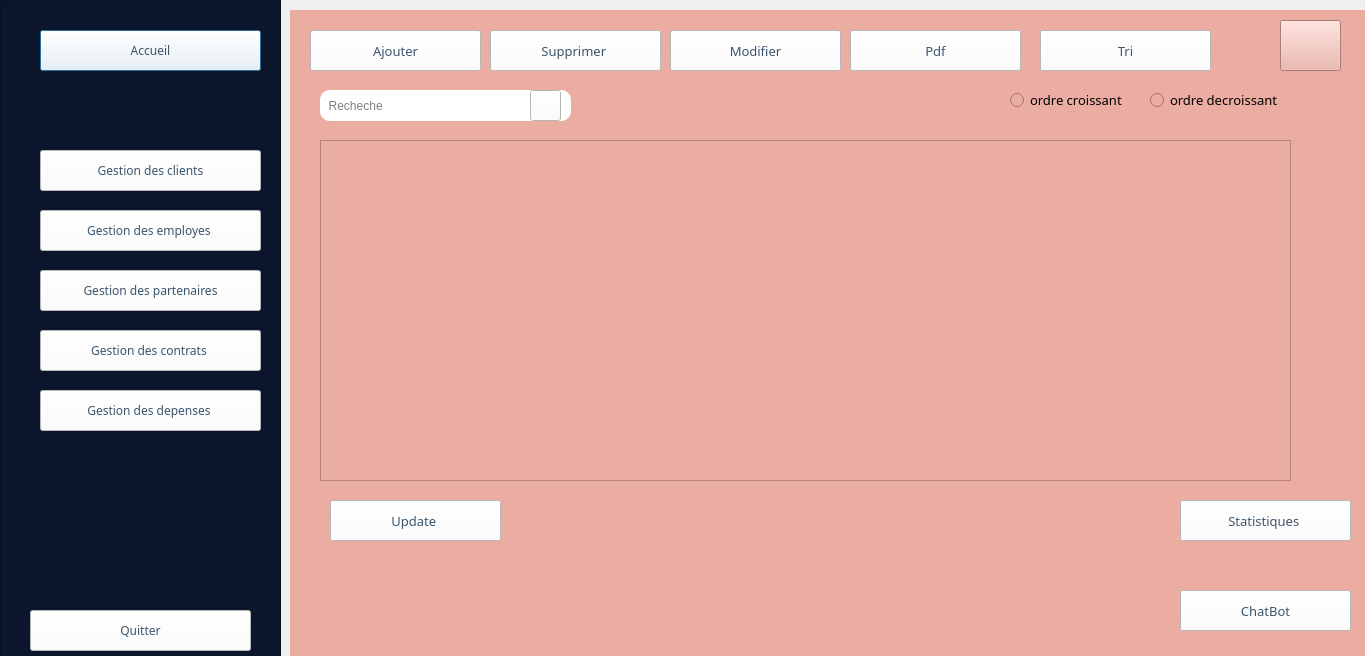
<?xml version="1.0" encoding="UTF-8"?>
<ui version="4.0">
 <class>interface</class>
 <widget class="QDialog" name="interface">
  <property name="geometry">
   <rect>
    <x>0</x>
    <y>0</y>
    <width>1365</width>
    <height>656</height>
   </rect>
  </property>
  <property name="windowTitle">
   <string>Dialog</string>
  </property>
  <widget class="QFrame" name="frame">
   <property name="geometry">
    <rect>
     <x>0</x>
     <y>0</y>
     <width>281</width>
     <height>791</height>
    </rect>
   </property>
   <property name="styleSheet">
    <string notr="true">background-color: rgb(11, 22, 44);</string>
   </property>
   <property name="frameShape">
    <enum>QFrame::StyledPanel</enum>
   </property>
   <property name="frameShadow">
    <enum>QFrame::Raised</enum>
   </property>
   <widget class="QPushButton" name="pushButton">
    <property name="geometry">
     <rect>
      <x>40</x>
      <y>30</y>
      <width>221</width>
      <height>41</height>
     </rect>
    </property>
    <property name="font">
     <font>
      <family>Showcard Gothic</family>
     </font>
    </property>
    <property name="styleSheet">
     <string notr="true">background-color: rgb(255, 255, 255);
color: rgb(59, 85, 109);
  padding: 10px ;</string>
    </property>
    <property name="text">
     <string>Accueil</string>
    </property>
   </widget>
   <widget class="QPushButton" name="pushButton_2">
    <property name="geometry">
     <rect>
      <x>40</x>
      <y>150</y>
      <width>221</width>
      <height>41</height>
     </rect>
    </property>
    <property name="font">
     <font>
      <family>Showcard Gothic</family>
     </font>
    </property>
    <property name="styleSheet">
     <string notr="true">background-color: rgb(255, 255, 255);
color: rgb(59, 85, 109);</string>
    </property>
    <property name="text">
     <string>Gestion des clients</string>
    </property>
   </widget>
   <widget class="QPushButton" name="pushButton_3">
    <property name="geometry">
     <rect>
      <x>40</x>
      <y>210</y>
      <width>221</width>
      <height>41</height>
     </rect>
    </property>
    <property name="font">
     <font>
      <family>Showcard Gothic</family>
     </font>
    </property>
    <property name="styleSheet">
     <string notr="true">background-color: rgb(255, 255, 255);
color: rgb(59, 85, 109);</string>
    </property>
    <property name="text">
     <string>Gestion des employes </string>
    </property>
   </widget>
   <widget class="QPushButton" name="pushButton_4">
    <property name="geometry">
     <rect>
      <x>40</x>
      <y>270</y>
      <width>221</width>
      <height>41</height>
     </rect>
    </property>
    <property name="font">
     <font>
      <family>Showcard Gothic</family>
     </font>
    </property>
    <property name="styleSheet">
     <string notr="true">background-color: rgb(255, 255, 255);
color: rgb(59, 85, 109);</string>
    </property>
    <property name="text">
     <string>Gestion des partenaires</string>
    </property>
   </widget>
   <widget class="QPushButton" name="pushButton_5">
    <property name="geometry">
     <rect>
      <x>40</x>
      <y>330</y>
      <width>221</width>
      <height>41</height>
     </rect>
    </property>
    <property name="font">
     <font>
      <family>Showcard Gothic</family>
     </font>
    </property>
    <property name="styleSheet">
     <string notr="true">background-color: rgb(255, 255, 255);
color: rgb(59, 85, 109);</string>
    </property>
    <property name="text">
     <string>Gestion des contrats </string>
    </property>
   </widget>
   <widget class="QPushButton" name="pushButton_6">
    <property name="geometry">
     <rect>
      <x>40</x>
      <y>390</y>
      <width>221</width>
      <height>41</height>
     </rect>
    </property>
    <property name="font">
     <font>
      <family>Showcard Gothic</family>
     </font>
    </property>
    <property name="styleSheet">
     <string notr="true">background-color: rgb(255, 255, 255);
color: rgb(59, 85, 109);</string>
    </property>
    <property name="text">
     <string>Gestion des depenses </string>
    </property>
   </widget>
   <widget class="QPushButton" name="pushButton_7">
    <property name="geometry">
     <rect>
      <x>30</x>
      <y>610</y>
      <width>221</width>
      <height>41</height>
     </rect>
    </property>
    <property name="font">
     <font>
      <family>Showcard Gothic</family>
     </font>
    </property>
    <property name="styleSheet">
     <string notr="true">background-color: rgb(255, 255, 255);
color: rgb(59, 85, 109);</string>
    </property>
    <property name="text">
     <string>Quitter</string>
    </property>
   </widget>
  </widget>
  <widget class="QWidget" name="widget" native="true">
   <property name="geometry">
    <rect>
     <x>290</x>
     <y>10</y>
     <width>1101</width>
     <height>651</height>
    </rect>
   </property>
   <property name="styleSheet">
    <string notr="true">background-color: rgb(235, 172, 162);
</string>
   </property>
   <widget class="QPushButton" name="pushButton_8">
    <property name="geometry">
     <rect>
      <x>20</x>
      <y>20</y>
      <width>171</width>
      <height>41</height>
     </rect>
    </property>
    <property name="font">
     <font>
      <family>Showcard Gothic</family>
      <pointsize>10</pointsize>
     </font>
    </property>
    <property name="styleSheet">
     <string notr="true">color: rgb(59, 85, 109);
background-color: rgb(255, 255, 255);</string>
    </property>
    <property name="text">
     <string>Ajouter</string>
    </property>
   </widget>
   <widget class="QPushButton" name="pushButton_9">
    <property name="geometry">
     <rect>
      <x>200</x>
      <y>20</y>
      <width>171</width>
      <height>41</height>
     </rect>
    </property>
    <property name="font">
     <font>
      <family>Showcard Gothic</family>
      <pointsize>10</pointsize>
     </font>
    </property>
    <property name="styleSheet">
     <string notr="true">color: rgb(59, 85, 109);
background-color: rgb(255, 255, 255);</string>
    </property>
    <property name="text">
     <string>Supprimer </string>
    </property>
   </widget>
   <widget class="QPushButton" name="pushButton_10">
    <property name="geometry">
     <rect>
      <x>380</x>
      <y>20</y>
      <width>171</width>
      <height>41</height>
     </rect>
    </property>
    <property name="font">
     <font>
      <family>Showcard Gothic</family>
      <pointsize>10</pointsize>
     </font>
    </property>
    <property name="styleSheet">
     <string notr="true">color: rgb(59, 85, 109);
background-color: rgb(255, 255, 255);</string>
    </property>
    <property name="text">
     <string>Modifier</string>
    </property>
   </widget>
   <widget class="QPushButton" name="pushButton_12">
    <property name="geometry">
     <rect>
      <x>560</x>
      <y>20</y>
      <width>171</width>
      <height>41</height>
     </rect>
    </property>
    <property name="font">
     <font>
      <family>Showcard Gothic</family>
      <pointsize>10</pointsize>
     </font>
    </property>
    <property name="styleSheet">
     <string notr="true">color: rgb(59, 85, 109);
background-color: rgb(255, 255, 255);</string>
    </property>
    <property name="text">
     <string>Pdf</string>
    </property>
   </widget>
   <widget class="QPushButton" name="pushButton_11">
    <property name="geometry">
     <rect>
      <x>40</x>
      <y>490</y>
      <width>171</width>
      <height>41</height>
     </rect>
    </property>
    <property name="font">
     <font>
      <family>Showcard Gothic</family>
      <pointsize>10</pointsize>
     </font>
    </property>
    <property name="styleSheet">
     <string notr="true">color: rgb(59, 85, 109);
background-color: rgb(255, 255, 255);</string>
    </property>
    <property name="text">
     <string>Update </string>
    </property>
   </widget>
   <widget class="QTableView" name="listEmployetableView">
    <property name="geometry">
     <rect>
      <x>30</x>
      <y>130</y>
      <width>971</width>
      <height>341</height>
     </rect>
    </property>
    <property name="font">
     <font>
      <family>Trebuchet MS</family>
      <pointsize>9</pointsize>
      <italic>true</italic>
      <bold>false</bold>
     </font>
    </property>
    <property name="styleSheet">
     <string notr="true">
font: italic 9pt &quot;Trebuchet MS&quot;;</string>
    </property>
   </widget>
   <widget class="QPushButton" name="pushButton_13">
    <property name="geometry">
     <rect>
      <x>750</x>
      <y>20</y>
      <width>171</width>
      <height>41</height>
     </rect>
    </property>
    <property name="font">
     <font>
      <family>Showcard Gothic</family>
      <pointsize>10</pointsize>
     </font>
    </property>
    <property name="styleSheet">
     <string notr="true">color: rgb(59, 85, 109);
background-color: rgb(255, 255, 255);</string>
    </property>
    <property name="text">
     <string>Tri</string>
    </property>
   </widget>
   <widget class="QPushButton" name="pushButton_15">
    <property name="geometry">
     <rect>
      <x>890</x>
      <y>580</y>
      <width>171</width>
      <height>41</height>
     </rect>
    </property>
    <property name="font">
     <font>
      <family>Showcard Gothic</family>
      <pointsize>10</pointsize>
     </font>
    </property>
    <property name="styleSheet">
     <string notr="true">color: rgb(59, 85, 109);
background-color: rgb(255, 255, 255);</string>
    </property>
    <property name="text">
     <string>ChatBot</string>
    </property>
   </widget>
   <widget class="QLineEdit" name="lineEdit">
    <property name="geometry">
     <rect>
      <x>30</x>
      <y>80</y>
      <width>251</width>
      <height>31</height>
     </rect>
    </property>
    <property name="styleSheet">
     <string notr="true">background-color: rgb(255, 255, 255);
border-radius: 10px;</string>
    </property>
    <property name="placeholderText">
     <string>  Recheche</string>
    </property>
   </widget>
   <widget class="QPushButton" name="pushButton_14">
    <property name="geometry">
     <rect>
      <x>240</x>
      <y>80</y>
      <width>31</width>
      <height>31</height>
     </rect>
    </property>
    <property name="styleSheet">
     <string notr="true">background-color: rgb(255, 255, 255);</string>
    </property>
    <property name="text">
     <string/>
    </property>
    <property name="icon">
     <iconset>
      <normaloff>../../../Pictures/research.png</normaloff>../../../Pictures/research.png</iconset>
    </property>
   </widget>
   <widget class="QPushButton" name="pushButton_16">
    <property name="geometry">
     <rect>
      <x>890</x>
      <y>490</y>
      <width>171</width>
      <height>41</height>
     </rect>
    </property>
    <property name="font">
     <font>
      <family>Showcard Gothic</family>
      <pointsize>10</pointsize>
     </font>
    </property>
    <property name="styleSheet">
     <string notr="true">color: rgb(59, 85, 109);
background-color: rgb(255, 255, 255);</string>
    </property>
    <property name="text">
     <string>Statistiques </string>
    </property>
   </widget>
   <widget class="QPushButton" name="pushButton_17">
    <property name="geometry">
     <rect>
      <x>990</x>
      <y>10</y>
      <width>61</width>
      <height>51</height>
     </rect>
    </property>
    <property name="styleSheet">
     <string notr="true"/>
    </property>
    <property name="text">
     <string/>
    </property>
    <property name="icon">
     <iconset>
      <normaloff>../../../Pictures/png-transparent-red-bell-notification-thumbnail.png</normaloff>../../../Pictures/png-transparent-red-bell-notification-thumbnail.png</iconset>
    </property>
   </widget>
   <widget class="QRadioButton" name="radioButton">
    <property name="geometry">
     <rect>
      <x>720</x>
      <y>80</y>
      <width>131</width>
      <height>20</height>
     </rect>
    </property>
    <property name="font">
     <font>
      <family>Segoe Print</family>
      <pointsize>10</pointsize>
      <bold>false</bold>
     </font>
    </property>
    <property name="text">
     <string>ordre croissant</string>
    </property>
   </widget>
   <widget class="QRadioButton" name="radioButton_2">
    <property name="geometry">
     <rect>
      <x>860</x>
      <y>80</y>
      <width>141</width>
      <height>20</height>
     </rect>
    </property>
    <property name="font">
     <font>
      <family>Segoe Print</family>
      <pointsize>10</pointsize>
     </font>
    </property>
    <property name="text">
     <string>ordre decroissant</string>
    </property>
   </widget>
  </widget>
 </widget>
 <resources/>
 <connections/>
</ui>
